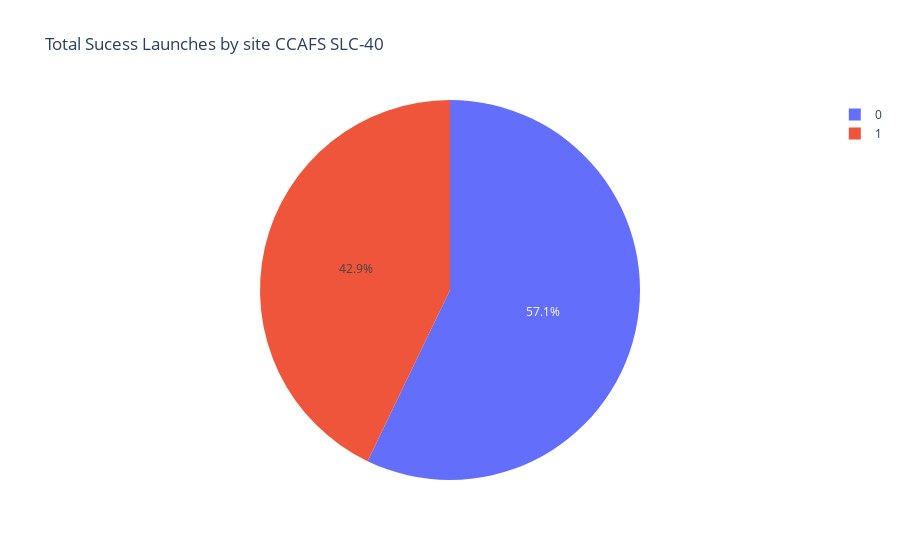

The notebook cell saved with this chart:
### Code cell
entered_site='CCAFS SLC-40'  ## 'KSC LC-39A' 'CCAFS LC-40'  'VAFB SLC-4E'  'CCAFS SLC-40'
filtered_df = spacex_df.assign(count=1).loc[spacex_df['Launch Site'].isin([entered_site]),:]
fig = px.pie(filtered_df, values='count', names='class', title='Total Sucess Launches by site CCAFS SLC-40')
fig.show()

### Figure 1 — Plotly figure (JSON) as saved in the notebook; plotly's stock layout.template omitted (floating-point values rounded to 4 significant figures)
{"data": [{"domain": {"x": [0, 1], "y": [0, 1]}, "hovertemplate": "class=%{label}<br>count=%{value}<extra></extra>", "labels": [1, 1, 0, 0, 0, 1, 0], "legendgroup": "", "name": "", "showlegend": true, "type": "pie", "values": [1, 1, 1, 1, 1, 1, 1]}], "layout": {"autosize": true, "legend": {"tracegroupgap": 0}, "title": {"text": "Total Sucess Launches by site CCAFS SLC-40"}}}
